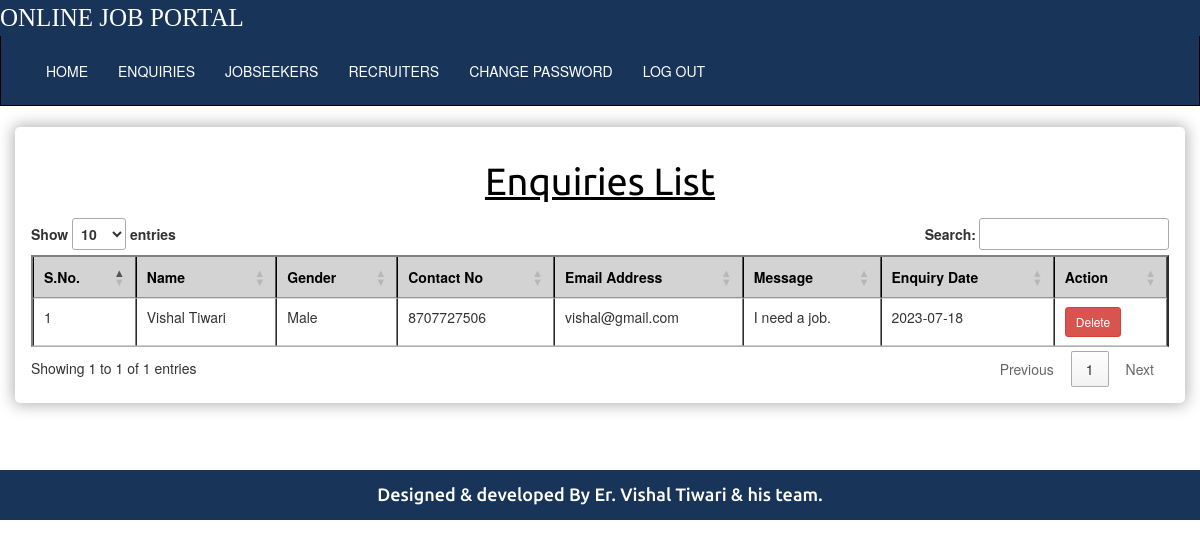
Page /enquiries/ (signed in) on the committed database.
### jobapp/models.py (models this page shows)
class Enquiry(models.Model):
    name=models.CharField(max_length=50)
    gender=models.CharField(max_length=6)
    address=models.TextField()
    contactno=models.CharField(max_length=15)
    emailaddress=models.EmailField(max_length=50)
    enquirytext=models.TextField()
    posteddate=models.CharField(max_length=30)

### jobapp/views.py (the view)
# urls.py: path('enquiries/',views.enquiries,name='enquiries'),
def enquiries(request):
    try:
        if request.session['admin']:
            enq=Enquiry.objects.all()
            return render(request,'enquiries.html',{'enq':enq})
    except:
        return render(request,'login.html')

### jobapp/templates/enquiries.html
{% extends "adminbase.html" %}
{% load static %}
{% block body %}
<div class="container-fluid">
    <div class="col-sm-1"></div>
    <div class="col-sm-12 panel panel-body" style="overflow-x:scroll;border-radius: 5px;box-shadow: 0 0 15px 2px rgba(0, 0, 0, 0.3);">
    <p style="color:black;text-align:center;text-decoration:underline;font-size:38px;font-family: 'Ubuntu', sans-serif;margin-top:1%">Enquiries List</p>
    <table class="table table-hover" border="2" id="myTable">
        <thead>
        <tr style="background-color:lightgrey;border:2px solid black;color:black">
              <th>S.No.</th>
            <th>Name</th>
            <th>Gender</th>
            <th>Contact No</th>
            <th>Email Address</th>
            <th>Message</th>
            <th>Enquiry Date</th>
            <th>Action</th>
        </tr>
        </thead>
        <tbody>
        {% for e in enq %}
        <tr>
            <td>{{forloop.counter}}</td>
            <td>{{e.name}}</td>
            <td>{{e.gender}}</td>
            <td>{{e.contactno}}</td>
            <td>{{e.emailaddress}}</td>
            <td>{{e.enquirytext}}</td>
            <td>{{e.posteddate}}</td>
            <td><a href="{% url 'delete_enquiry' id=e.emailaddress %}" class="btn btn-danger btn-sm">Delete</a></td>
        </tr>
        {% endfor %}
        </tbody>
    </table>
</div>
      <div class="col-sm-1"></div>
</div>
{% endblock %}

### rows in the picture
Enquiry: name "Vishal Tiwari", gender "Male", contactno "8707727506", emailaddress "vishal@gmail.com", enquirytext "I need a job.", posteddate "2023-07-18"
